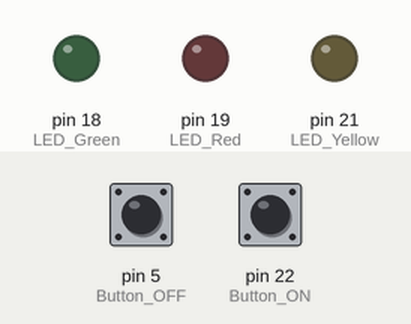
Simulated run of this sketch. Board: Arduino Mega 2560, built with avr-gcc and run on an emulated ATmega2560. On the bench: output pins drawn as LEDs (lit = HIGH). The test bench sets the inputs (shaded band); at power-on: pin 22 (Button_ON) HIGH, pin 5 (Button_OFF) HIGH.

Above: at 1.2 s.
1.3 s: pin 22 (Button_ON) pulled LOW for 0.15 s
At 2.1 s:
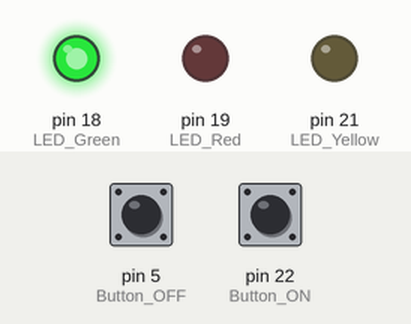
At 7.1 s:
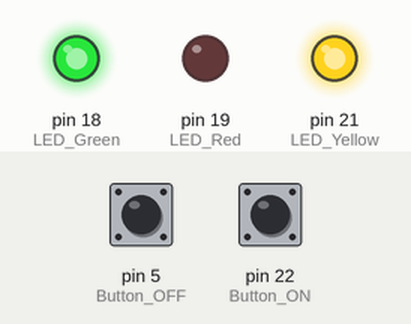
Timing chart, 0 to 9.8 s (numbered marks = the images above; inputs shaded):
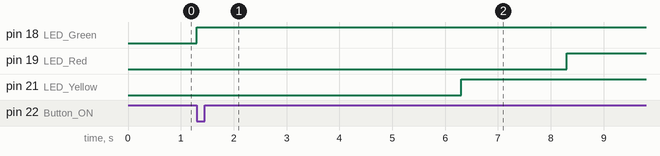

The sketch:

Traffic_LIGHTS.ino
```cpp
const int LED_Yellow = 21;
const int LED_Red = 19;
const int LED_Green = 18;
const int Button_ON = 22;
const int Button_OFF = 5;

void setup() {
  pinMode(21, OUTPUT);
  pinMode(19, OUTPUT);
  pinMode(18, OUTPUT);
  pinMode(Button_ON, INPUT_PULLUP);
  pinMode(Button_OFF, INPUT_PULLUP);

}
void loop() {
  if (digitalRead(Button_ON) == LOW) {
    digitalWrite(LED_Green, HIGH);
    delay(5000);
    digitalWrite(LED_Yellow, HIGH);
    delay(2000);
    digitalWrite(LED_Red, HIGH);
    delay(7000);
  }
  if (digitalRead(Button_OFF) == LOW) {
    digitalWrite(LED_Green, LOW);
    digitalWrite(LED_Yellow, LOW);
    digitalWrite(LED_Red, LOW);
  }
}
```

Measured:
- after the input at 1.3 s, pin 18 (LED_Green): LOW → HIGH at once; pin 19 (LED_Red): LOW → HIGH after 7.0 s; pin 21 (LED_Yellow): LOW → HIGH after 5.0 s
